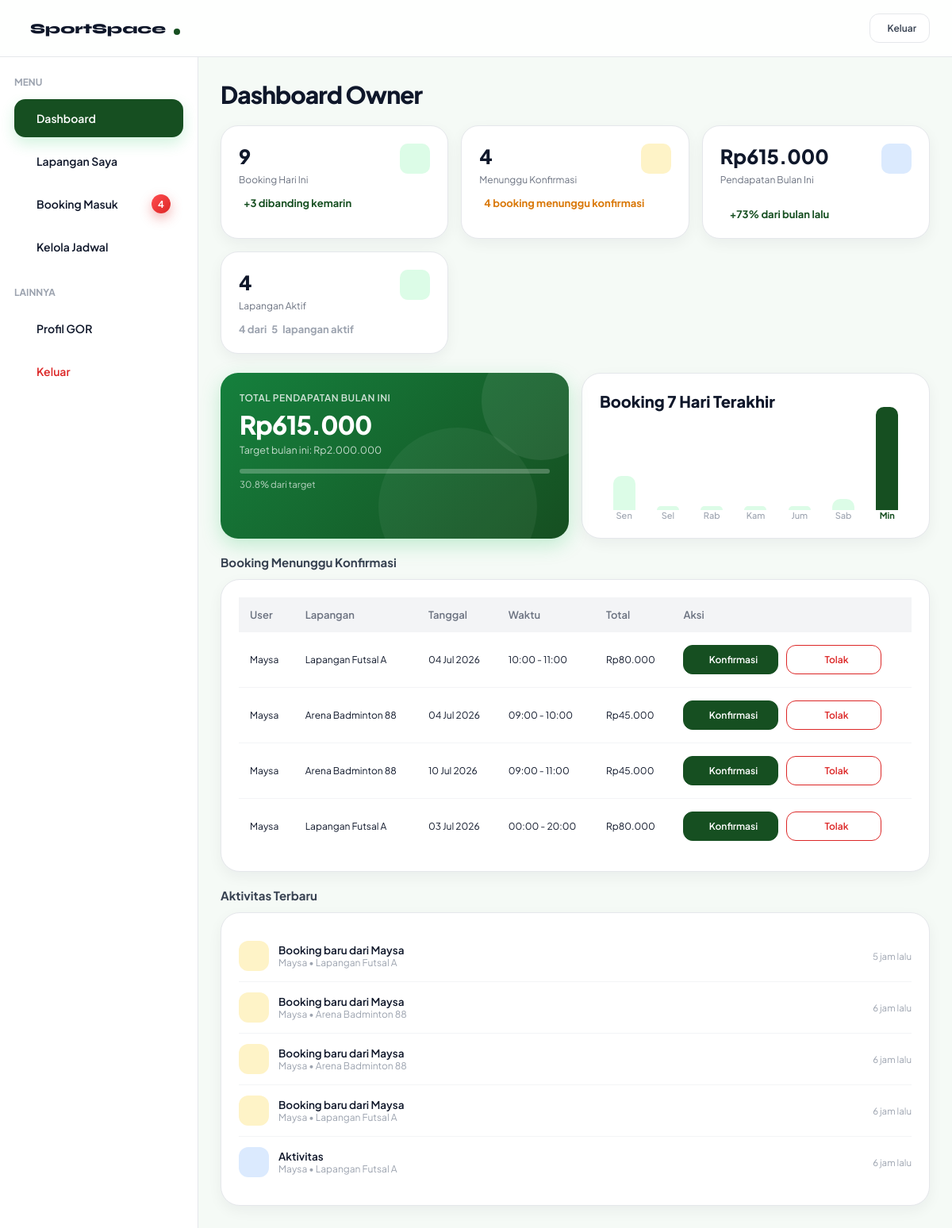
Screenshot of /dashboard-owner.php with the database file from the repository.
### tables this page shows
CREATE TABLE `booking` (
  `booking_id` int(11) NOT NULL,
  `user_id` int(11) NOT NULL,
  `field_id` int(11) NOT NULL,
  `tanggal` date NOT NULL,
  `jam_mulai` time NOT NULL,
  `jam_selesai` time NOT NULL,
  `status` enum('tertunda','menunggu konfirmasi','terkonfirmasi','dibatalkan','selesai') NOT NULL DEFAULT 'tertunda',
  `created_at` timestamp NOT NULL DEFAULT current_timestamp(),
  `booking_code` varchar(20) DEFAULT NULL,
  `metode_pembayaran` varchar(30) DEFAULT NULL,
  `bank` varchar(30) DEFAULT NULL,
  `total` decimal(12,2) NOT NULL
);

CREATE TABLE `users` (
  `user_id` int(11) NOT NULL,
  `nama` varchar(50) NOT NULL,
  `email` varchar(100) NOT NULL,
  `telepon` varchar(15) NOT NULL,
  `password` varchar(255) NOT NULL,
  `role` enum('user','admin','owner') NOT NULL DEFAULT 'user',
  `created_at` timestamp NOT NULL DEFAULT current_timestamp()
);

CREATE TABLE `fields` (
  `field_id` int(11) NOT NULL,
  `owner_id` int(11) DEFAULT NULL,
  `nama_lapangan` varchar(100) NOT NULL,
  `jenis` varchar(50) NOT NULL,
  `harga` decimal(10,2) NOT NULL,
  `status` enum('tersedia','penuh') NOT NULL DEFAULT 'tersedia',
  `lokasi` varchar(255) DEFAULT NULL,
  `gambar` varchar(255) DEFAULT NULL,
  `deskripsi` text DEFAULT NULL,
  `owner_name` varchar(100) DEFAULT NULL,
  `owner_phone` varchar(20) DEFAULT NULL,
  `owner_address` varchar(255) DEFAULT NULL,
  `jam_operasional` varchar(50) DEFAULT NULL,
  `kapasitas` int(11) DEFAULT NULL,
  `jenis_lantai` varchar(50) DEFAULT NULL,
  `fasilitas` text DEFAULT NULL,
  `maps_link` text DEFAULT NULL,
  `google_maps_url` text DEFAULT NULL,
  `verifikasi` enum('pending','diterima','ditolak') NOT NULL DEFAULT 'pending',
  `durasi_slot` int(11) NOT NULL DEFAULT 1,
  `hari_libur` text DEFAULT NULL,
  `aktif` enum('aktif','nonaktif') NOT NULL
);

### get-owner-dashboard.php (called while the page is built, shortened)
<?php
include "config.php";
$queryBookingHariIni = mysqli_query($conn, "
SELECT COUNT(*) AS total
FROM booking
WHERE tanggal = CURDATE()
");
$bookingHariIni = mysqli_fetch_assoc($queryBookingHariIni);
$queryPending = mysqli_query($conn, "
SELECT COUNT(*) AS total
FROM booking
WHERE status='tertunda'
");
$pending = mysqli_fetch_assoc($queryPending);
$queryLapanganAktif = mysqli_query($conn, "
SELECT COUNT(*) AS total
FROM fields
WHERE aktif='aktif'
");
$lapanganAktif = mysqli_fetch_assoc($queryLapanganAktif);
$queryTotalLapangan = mysqli_query($conn, "
SELECT COUNT(*) AS total
FROM fields
");
$totalLapangan = mysqli_fetch_assoc($queryTotalLapangan);
$queryPendapatan = mysqli_query($conn,"
SELECT SUM(f.harga) AS total
FROM booking b
JOIN fields f ON b.field_id = f.field_id
WHERE b.status='terkonfirmasi'
AND MONTH(b.tanggal)=MONTH(CURDATE())
AND YEAR(b.tanggal)=YEAR(CURDATE())
");
$pendapatan = mysqli_fetch_assoc($queryPendapatan);
$queryPendapatanLalu = mysqli_query($conn,"
SELECT SUM(f.harga) AS total
FROM booking b
JOIN fields f
ON b.field_id = f.field_id
WHERE b.status='terkonfirmasi'
AND MONTH(b.tanggal)=MONTH(DATE_SUB(CURDATE(), INTERVAL 1 MONTH))
AND YEAR(b.tanggal)=YEAR(DATE_SUB(CURDATE(), INTERVAL 1 MONTH))
");
$pendapatanLalu = mysqli_fetch_assoc($queryPendapatanLalu);
$targetPendapatan = 2000000;
$persenTarget = ($pendapatan['total'] / $targetPendapatan) * 100;
if($pendapatanLalu['total'] > 0){
    $persentasePendapatan =
    (($pendapatan['total'] - $pendapatanLalu['total'])
    / $pendapatanLalu['total']) * 100;
}else{
    $persentasePendapatan = 0;
}
$booking7Hari = [];
for($i = 6; $i >= 0; $i--){
    $tanggal = date("Y-m-d", strtotime("-$i day"));
    $query = mysqli_query($conn,"
    SELECT COUNT(*) AS total
    FROM booking
    WHERE tanggal='$tanggal'
    ");
    $data = mysqli_fetch_assoc($query);
    $booking7Hari[] = $data['total'];
    $maxBooking = max($booking7Hari);
}
?>

### get-jadwal-info.php (called while the page is built, shortened)
<?php
include "config.php";
if(isset($_GET['field'])){
    $field_id = (int)$_GET['field'];
}else{
    $cek = mysqli_query($conn,"
    SELECT field_id
    FROM fields
    ORDER BY field_id ASC
    LIMIT 1
    ");
    $fieldPertama = mysqli_fetch_assoc($cek);
    $field_id = $fieldPertama['field_id'];
}
$queryInfo = mysqli_query($conn,"
SELECT *
FROM fields
WHERE field_id='$field_id'
");
$info = mysqli_fetch_assoc($queryInfo);
$queryBookingHariIni = mysqli_query(
    $conn,
    "SELECT COUNT(*) AS total
    FROM booking
    WHERE field_id = '".$info['field_id']."'
    AND tanggal = CURDATE()"
);
$dataBooking = mysqli_fetch_assoc($queryBookingHariIni);
$queryBookingKemarin = mysqli_query($conn,"
SELECT COUNT(*) AS total
FROM booking
WHERE field_id='".$info['field_id']."'
AND tanggal = DATE_SUB(CURDATE(), INTERVAL 1 DAY)
");
$dataBookingKemarin = mysqli_fetch_assoc($queryBookingKemarin);
$selisihBooking =
$dataBooking['total'] - $dataBookingKemarin['total'];
$targetPendapatan = 2000000;
?>

### get-owner-fields.php (called while the page is built, shortened)
<?php
include "config.php";
$queryTotal = mysqli_query($conn,"
SELECT COUNT(*) AS total
FROM fields
");
?>

### get-pending-booking.php (called while the page is built, shortened)
<?php
$queryPendingBooking = mysqli_query($conn, "
SELECT
    booking.booking_id,
    booking.tanggal,
    booking.jam_mulai,
    booking.jam_selesai,
    booking.status,
    users.nama,
    fields.nama_lapangan,
    fields.harga
FROM booking
JOIN users
ON booking.user_id = users.user_id
JOIN fields
ON booking.field_id = fields.field_id
WHERE booking.status = 'tertunda'
ORDER BY booking.created_at ASC
");

### get-owner-activity.php (called while the page is built, shortened)
<?php
$queryActivity = mysqli_query($conn,"
SELECT
    booking.booking_id,
    booking.status,
    booking.created_at,
    users.nama,
    fields.nama_lapangan
FROM booking
JOIN users
ON booking.user_id = users.user_id
JOIN fields
ON booking.field_id = fields.field_id
ORDER BY booking.created_at DESC
LIMIT 5
");

### helper-time.php (called while the page is built, shortened)
<?php
function waktuLalu($datetime){
    $selisih = abs(time() - strtotime($datetime));
    if($selisih < 86400){
        return floor($selisih/3600)." jam lalu";
    }
    return date("d M Y", strtotime($datetime));
}

### dashboard-owner.php (the view, shortened to what this page needs)
<?php
include "config.php";
include "get-owner-dashboard.php";
include "get-owner-profile.php";
include "get-owner-fields.php";
include "get-jadwal-info.php";
include "get-pending-booking.php";
include "get-owner-activity.php";
include "helper-time.php";
?>
<!DOCTYPE html>
<html lang="id">
<head>
  <link rel="stylesheet" href="owner.css">
  <link rel="stylesheet" href="https://cdn.jsdelivr.net/npm/@tabler/icons-webfont@3.31.0/dist/tabler-icons.min.css">
</head>
<body>
<nav class="navbar">
  <a href="index.php" class="navbar-brand">
    <span>SportSpace</span>
    <div class="dot"></div>
  </a>
  <div class="navbar-actions">
    <a href="login.html">
      <button class="btn btn-outline btn-sm">
        Keluar
      </button>
    </a>
  </div>
</nav>
<div class="dashboard-layout">
  <aside class="sidebar">
    <div class="sidebar-section">
      Menu
    </div>
    <div class="sidebar-item" onclick="showSection('dashboard',this)">
      Dashboard
    </div>
    <div class="sidebar-item" onclick="showSection('lapangan',this)">
      Lapangan Saya
    </div>
    <div class="sidebar-item menu-booking" onclick="showSection('booking',this)">
      Booking Masuk
      <?php if($pending['total'] > 0): ?>
        <span
        id="pending-badge"
        class="badge">
        <?= $pending['total']; ?>
      </span>
      <?php endif; ?>
    </div>
    <div class="sidebar-item" onclick="showSection('jadwal',this)">
      Kelola Jadwal
    </div>
    <div class="sidebar-section">
      Lainnya
    </div>
    <div class="sidebar-item" onclick="showSection('profil',this)">
      Profil GOR
    </div>
    <a href="login.html" style="color:inherit;">
      <div class="sidebar-item sidebar-logout">
        Keluar
      </div>
    </a>
  </aside>
  <main class="dashboard-content">
    <div id="section-dashboard" style="display:none;">
      <h1 class="page-title">Dashboard Owner</h1>
      <div class="stats-grid">
      <div class="stat-card">
        <div class="row-between">
          <div>
            <div class="stat-value">
              <?= $bookingHariIni['total']; ?>
            </div>
            <div class="stat-label">Booking Hari Ini</div>
          </div>
          <div class="icon-badge green">
          </div>
        </div>
        <div class="stat-change stat-up">
          <?php if($selisihBooking > 0){ ?>
          +<?= $selisihBooking ?> dibanding kemarin
          <?php } elseif($selisihBooking < 0){ ?>
          <i class="ti ti-trending-down"></i>
          <?= $selisihBooking ?> dibanding kemarin
          <?php } else { ?>
          <i class="ti ti-minus"></i>
          Sama seperti kemarin
          <?php } ?>
        </div>
      </div>
      <div class="stat-card">
        <div class="row-between">
          <div>
            <div class="stat-value">
              <?= $pending['total']; ?>
            </div>
            <div class="stat-label">Menunggu Konfirmasi</div>
          </div>
          <div class="icon-badge amber">
          </div>
        </div>
        <div class="stat-change" style="color:var(--amber);">
          <?php if($pending['total'] == 0){ ?>
          <i class="ti ti-circle-check"></i>
          Tidak ada booking menunggu
          <?php }elseif($pending['total'] == 1){ ?>
          <i class="ti ti-alert-circle"></i>
          1 booking menunggu konfirmasi
          <?php }else{ ?>
          <?= $pending['total']; ?> booking menunggu konfirmasi
          <?php } ?>
        </div>
      </div>
      <div class="stat-card">
        <div class="row-between">
          <div>
            <div class="stat-value">
              Rp<?= number_format($pendapatan['total'],0,',','.'); ?>
            </div>
            <div class="stat-label">Pendapatan Bulan Ini</div>
          </div>
          <div class="icon-badge blue">
          </div>
        </div>
        <div class="stat-change stat-up">
          <div class="stat-change stat-up">
          <?php if($persentasePendapatan > 0){ ?>
          +<?= round($persentasePendapatan); ?>% dari bulan lalu
          <?php }elseif($persentasePendapatan < 0){ ?>
          <i class="ti ti-trending-down"></i>
          <?= abs(round($persentasePendapatan)); ?>% lebih rendah dari bulan lalu
          <?php }else{ ?>
          <i class="ti ti-minus"></i>
          Sama dengan bulan lalu
          <?php } ?>
        </div>
      </div>
    </div>
    <div class="stat-card">
    <div class="row-between">
        <div>
            <div
                class="stat-value"
                id="dashboard-aktif">
                <?= $lapanganAktif['total']; ?>
            </div>
            <div class="stat-label">
                Lapangan Aktif
            </div>
        </div>
        <div class="icon-badge green">
        </div>
    </div>
    <div
        class="stat-change"
        id="dashboard-aktif-text"
        style="color:var(--gray-400);">
        <?= $lapanganAktif['total']; ?>
        dari
        <span id="dashboard-total-lapangan">
            <?= $totalLapangan['total']; ?>
        </span>
        lapangan aktif
    </div>
</div>
  </div>
  <div class="grid-2col">
    <div class="revenue-card">
      <div class="rev-label">Total Pendapatan Bulan Ini</div>
      <div class="rev-amount">
        Rp<?= number_format($pendapatan['total'],0,",","."); ?>
      </div>
      <div class="rev-target">
        Target bulan ini:
        Rp<?= number_format($targetPendapatan,0,",","."); ?>
      </div>
      <div class="progress-bar progress-bar-inner">
        <div
          class="progress-fill"
          style="width: <?= round($persenTarget,1); ?>%;">
        </div>
      </div>
      <div class="rev-pct">
        <?= round($persenTarget,1); ?>% dari target
      </div>
    </div>
    <div class="card card-no-mb">
      <div class="card-header">Booking 7 Hari Terakhir</div>
      <div class="card-body">
        <div class="chart-bar-wrap">
          <?php
          $hari = ["Sen","Sel","Rab","Kam","Jum","Sab","Min"];
            foreach($booking7Hari as $index => $jumlah){
              $tinggi = ($jumlah / $maxBooking) * 100;
              if($jumlah == 0){
                $tinggi = 4;
                }
                ?>
                <div class="chart-bar-col">
                  <div class="chart-bar-area">
                    <div
                    class="chart-bar <?= $index==6 ? 'active' : ''; ?>"
                    style="height:<?= $tinggi ?>%">
                  </div>
                </div>
                <div
                class="chart-bar-label"
                <?= $index==6 ? 'style="color:var(--green);font-weight:700;"' : ''; ?>>
                <?= $hari[$index] ?>
              </div>
            </div>
            <?php } ?>
          </div>
        </div>
      </div>
    </div>
<h2 class="section-h2">
  Booking Menunggu Konfirmasi
</h2>
<div class="card">
  <div class="overflow-x-auto">
    <table class="table">
      <thead>
        <tr>
          <th>User</th>
          <th>Lapangan</th>
          <th>Tanggal</th>
          <th>Waktu</th>
          <th>Total</th>
          <th>Aksi</th>
        </tr>
      </thead>
      <tbody>
        <?php if(mysqli_num_rows($queryPendingBooking) > 0){ ?>
        <?php while($row = mysqli_fetch_assoc($queryPendingBooking)){ ?>
        <tr>
          <td><?= $row['nama']; ?></td>
          <td><?= $row['nama_lapangan']; ?></td>
          <td><?= date('d M Y', strtotime($row['tanggal'])); ?></td>
          <td>
            <?= substr($row['jam_mulai'],0,5); ?>
            -
            <?= substr($row['jam_selesai'],0,5); ?>
          </td>
          <td>
            Rp<?= number_format($row['harga'],0,",","."); ?>
          </td>
          <td>
            <div class="dashboard-actions">
              <a
              href="update-booking-status.php?id=<?= $row['booking_id']; ?>&status=terkonfirmasi"
              class="btn btn-primary btn-sm"
              onclick="return confirm('Konfirmasi booking ini?');">
              Konfirmasi
              </a>
              <a
              href="update-booking-status.php?id=<?= $row['booking_id']; ?>&status=dibatalkan"
              class="btn btn-outline btn-sm btn-red"
              onclick="return confirm('Yakin ingin menolak booking ini?');">
              Tolak
              </a>
            </div>
          </td>
        </tr>
        <?php } ?>
        <?php } ?>
      </tbody>
    </table>
  </div>
</div>
<h2 class="section-h2"><i class="ti ti-activity icon-green"></i> Aktivitas Terbaru</h2>
<div class="card">
  <div class="card-body">
    <?php if(mysqli_num_rows($queryActivity) > 0){ ?>
    <?php while($row = mysqli_fetch_assoc($queryActivity)){ ?>
    <?php
    if($row['status'] == "tertunda"){
      $class = "act-icon-amber";
      $judul = "Booking baru dari ".$row['nama'];
    }
    elseif($row['status'] == "terkonfirmasi"){
      $icon = "ti-circle-check";
      $class = "act-icon-green";
      $judul = "Booking dikonfirmasi";
    }
    elseif($row['status'] == "dibatalkan"){
      $icon = "ti-circle-x";
      $class = "act-icon-red";
      $judul = "Booking ditolak";
    }
    elseif($row['status'] == "selesai"){
      $icon = "ti-info-circle";
      $class = "act-icon-blue";
      $judul = "Booking selesai";
    }
    else{
      $class = "act-icon-blue";
      $judul = "Aktivitas";
    }
    ?>
    <div class="activity-item">
      <div class="activity-icon <?= $class ?>">
      </div>
      <div class="act-body">
        <div class="act-title">
          <?= $judul ?>
        </div>
        <div class="act-sub">
          <?= $row['nama']; ?>
          •
          <?= $row['nama_lapangan']; ?></div>
      </div>
      <div class="act-time">
        <?= waktuLalu($row['created_at']); ?>
      </div>
    </div>
    <?php } ?>
    <?php } ?>
  </div>
</div>
</div>
</main>
</div>
</body>
</html>

### rows the page displays
booking: user.nama "Maysa", field.nama_lapangan "Lapangan Futsal A", tanggal "04 Jul 2026", jam_mulai "10:00", jam_selesai "11:00", field.harga "80.000", user.nama "Booking baru dari Maysa", created_at "6 jam lalu"
booking: user.nama "Maysa", field.nama_lapangan "Arena Badminton 88", tanggal "04 Jul 2026", jam_mulai "09:00", jam_selesai "10:00", field.harga "45.000", user.nama "Booking baru dari Maysa", created_at "6 jam lalu"
booking: user.nama "Maysa", field.nama_lapangan "Arena Badminton 88", tanggal "10 Jul 2026", jam_mulai "09:00", jam_selesai "11:00", field.harga "45.000", user.nama "Booking baru dari Maysa", created_at "6 jam lalu"
booking: user.nama "Maysa", field.nama_lapangan "Lapangan Futsal A", tanggal "03 Jul 2026", jam_mulai "00:00", jam_selesai "20:00", field.harga "80.000", user.nama "Booking baru dari Maysa", created_at "5 jam lalu"
booking: status "Aktivitas", user.nama "Maysa", field.nama_lapangan "Lapangan Futsal A", created_at "6 jam lalu"

### other values shown
$pending['total'] "4"
$bookingHariIni['total'] "9"
$selisihBooking "3"
$pendapatan['total'] "615.000"
$persentasePendapatan "73"
$lapanganAktif['total'] "4"
$totalLapangan['total'] "5"
$targetPendapatan "2.000.000"
$persenTarget "30.8"
$hari[$index] "Sen"
$hari[$index] "Sel"
$hari[$index] "Rab"
$hari[$index] "Kam"
$hari[$index] "Jum"
$hari[$index] "Sab"
